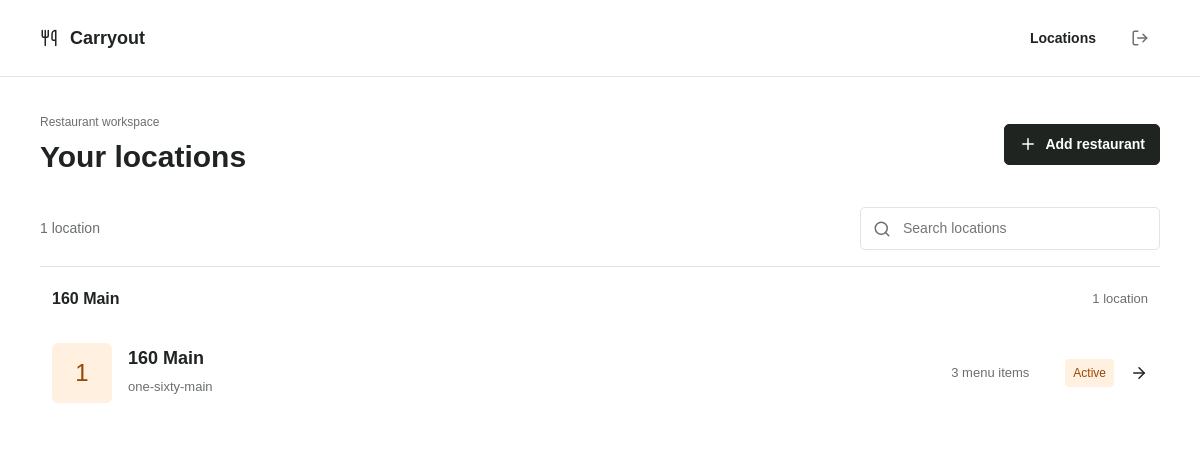
The page /onboarding/ (signed in) on the database its author committed.
### tenants/models.py (models this page shows, shortened)
class Account(models.Model):
    name = models.CharField(max_length=120)
    slug = models.SlugField(max_length=80, unique=True, blank=True)
    created_at = models.DateTimeField(auto_now_add=True)
    updated_at = models.DateTimeField(auto_now=True)
    class Meta:
        ordering = ["name"]

class Tenant(models.Model):
    account = models.ForeignKey(Account, on_delete=models.CASCADE, related_name="restaurants")
    ordering_paused = models.BooleanField(default=False)
    closure_message = models.CharField(max_length=250, blank=True, default="")
    preparation_minutes = models.PositiveIntegerField(default=20, validators=[MinValueValidator(1), MaxValueValidator(240)])
    scheduled_pickup_enabled = models.BooleanField(default=False)
    scheduling_days = models.PositiveIntegerField(default=7, validators=[MinValueValidator(1), MaxValueValidator(30)])
    pickup_interval_minutes = models.PositiveIntegerField(default=15, validators=[MinValueValidator(5), MaxValueValidator(60)])
    media_key = models.UUIDField(default=uuid4, editable=False, unique=True)
    logo = models.ImageField(upload_to=logo_upload_path, blank=True, max_length=500)
    name = models.CharField(max_length=120)
    slug = models.SlugField(max_length=80, unique=True, blank=True)
    primary_domain = models.CharField(max_length=255, unique=True, blank=True, null=True)
    logo_url = models.URLField(max_length=500, blank=True, default="")
    business_email = models.EmailField(blank=True, default="")
    business_phone = models.CharField(max_length=32, blank=True, default="")
    timezone = models.CharField(max_length=64, default="America/Detroit")
    is_active = models.BooleanField(default=True)
    created_at = models.DateTimeField(auto_now_add=True)
    updated_at = models.DateTimeField(auto_now=True)
    class Meta:
        ordering = ["name"]
    @property
    def logo_src(self):
        return self.logo.url if self.logo else self.logo_url

### tenants/views.py (the view)
# urls.py: path("", views.restaurant_list, name="restaurant_list"),
@login_required(login_url="onboarding:login")
def restaurant_list(request):
    tenants = list(
        accessible_tenants(request.user)
        .select_related("account")
        .order_by("account__name", "name")
        .prefetch_related("menu_items", "integrations")
    )
    account_groups = []
    for tenant in tenants:
        if not account_groups or account_groups[-1]["account"] != tenant.account:
            account_groups.append({"account": tenant.account, "tenants": []})
        account_groups[-1]["tenants"].append(tenant)
    return render(
        request,
        "onboarding/index.html",
        {"tenants": tenants, "account_groups": account_groups, "can_create_restaurants": can_create_restaurants(request.user)},
    )

### tenants/access.py (called while the page is built)
def accessible_tenants(user):
    if not user.is_authenticated or not user.is_active:
        return Tenant.objects.none()
    if user.is_superuser:
        return Tenant.objects.all()
    return Tenant.objects.filter(
        models.Q(memberships__user=user) | models.Q(account__memberships__user=user)
    ).distinct()

def can_create_restaurants(user):
    return user.is_authenticated and user.is_active and (user.is_superuser or manageable_accounts(user).exists())

### templates/onboarding/index.html (shortened to what this page needs)
{% extends "onboarding/base.html" %}
{% block content %}
<header class="onboarding-header">
  <div><p class="section-kicker">Restaurant workspace</p><h1>Your locations</h1></div>
  {% if can_create_restaurants %}<a class="btn btn-dark" href="{% url 'onboarding:restaurant_create' %}"><i data-lucide="plus"></i> Add restaurant</a>{% endif %}
</header>
<div class="list-toolbar"><span>{{ tenants|length }} location{{ tenants|length|pluralize }}</span><label class="search-control"><i data-lucide="search"></i><input type="search" placeholder="Search locations" aria-label="Search locations" data-list-search></label></div>
<div class="location-list" data-search-list>
  {% for group in account_groups %}
  <section class="account-location-group">
    <div class="account-heading"><h2>{{ group.account.name }}</h2><span>{{ group.tenants|length }} location{{ group.tenants|length|pluralize }}</span></div>
    {% for location in group.tenants %}
    <a class="location-row" href="{% url 'onboarding:restaurant_manage' location.slug %}" data-search-row>
      {% if location.logo_src %}<img class="location-logo" src="{{ location.logo_src }}" alt="">{% else %}<span class="location-initial">{{ location.name|first }}</span>{% endif %}
      <div class="location-name"><h2>{{ location.name }}</h2><span>{{ location.business_email|default:location.slug }}</span></div>
      <div class="location-meta">{{ location.menu_items.count }} menu item{{ location.menu_items.count|pluralize }}</div>
      <span class="status-pill {% if location.is_active %}is-on{% endif %}">{% if location.is_active %}Active{% else %}Inactive{% endif %}</span>
      <i data-lucide="arrow-right"></i>
    </a>
    {% endfor %}
  </section>
  {% empty %}<div class="empty-state"><i data-lucide="map-pin"></i><h2>No locations assigned</h2><p>Contact your account administrator for access.</p></div>{% endfor %}
</div>
{% endblock %}

### static/css/onboarding.css (style rules this page uses)
:root { --ink:#202421; --muted:#6a706b; --line:#e0e5df; --accent:#f98b24; --accent-ink:#954708; --accent-soft:#fff0df; --accent-ring:#fbc38e; --wash:#fff5eb; }
* { box-sizing:border-box; letter-spacing:0; }
body.onboarding-body { margin:0; color:var(--ink); background:#fff; font-family:Arial,Helvetica,sans-serif; font-size:14px; }
a { color:var(--accent-ink); }
button,input,select,textarea { font:inherit; }
button,a,input,select,textarea { -webkit-tap-highlight-color:transparent; }
svg.lucide { width:18px; height:18px; flex-shrink:0; vertical-align:middle; }
.onboarding-header { display:flex; align-items:center; justify-content:space-between; gap:20px; margin-bottom:32px; }
h1 { font-size:30px; font-weight:700; line-height:1.2; margin:0; overflow-wrap:anywhere; }
h2 { font-size:21px; font-weight:700; margin:0; overflow-wrap:anywhere; }
.section-kicker { color:var(--muted); font-size:12px; margin:0 0 8px; }
.btn { display:inline-flex; justify-content:center; align-items:center; gap:8px; min-height:40px; border-radius:5px; padding:9px 14px; font-size:14px; font-weight:600; }
.btn-dark { background:var(--ink); border-color:var(--ink); }
.list-toolbar { display:flex; align-items:center; justify-content:space-between; gap:16px; padding-bottom:16px; color:var(--muted); }
.search-control { display:flex; align-items:center; gap:10px; border:1px solid var(--line); border-radius:5px; padding:9px 12px; max-width:100%; width:300px; }
.search-control input { border:0; outline:0; background:transparent; width:100%; min-width:0; }
.record-list,.location-list { border-top:1px solid var(--line); }
.account-location-group { padding:22px 0 8px; border-bottom:1px solid var(--line); }
.account-location-group:last-of-type { border-bottom:0; }
.account-heading { display:flex; align-items:center; justify-content:space-between; gap:16px; padding:0 12px 10px; }
.account-heading h2 { font-size:16px; }
.account-heading span { color:var(--muted); font-size:13px; white-space:nowrap; }
.record-row,.location-row { display:flex; align-items:center; gap:16px; padding:18px 0; border-bottom:1px solid var(--line); min-width:0; }
.location-row { color:var(--ink); text-decoration:none; padding:24px 12px; }
.account-location-group .location-row:last-child { border-bottom:0; }
.location-name,.record-main { flex:1; min-width:0; overflow-wrap:anywhere; }
.location-name h2 { font-size:18px; margin-bottom:6px; }
.location-name span,.location-meta,.record-main small { color:var(--muted); font-size:13px; }
.location-meta { margin-inline:20px; }
.location-logo,.location-initial { width:60px; height:60px; object-fit:contain; flex-shrink:0; }
.location-initial { display:flex; align-items:center; justify-content:center; font-size:24px; color:var(--accent-ink); background:var(--accent-soft); border-radius:6px; }
.status-pill { display:inline-flex; align-items:center; font-size:12px; padding:5px 8px; border-radius:4px; color:var(--muted); background:#f0f1ee; white-space:nowrap; }
.status-pill.is-on { color:var(--accent-ink); background:var(--accent-soft); }

### rows shown on the page
Account: account.name "160 Main", tenants|length "1"
Tenant: name|first "1", name "160 Main", business_email "one-sixty-main", menu_items.count "3", is_active "Active"

### other values the page prints
{{ tenants|length }} "1"
